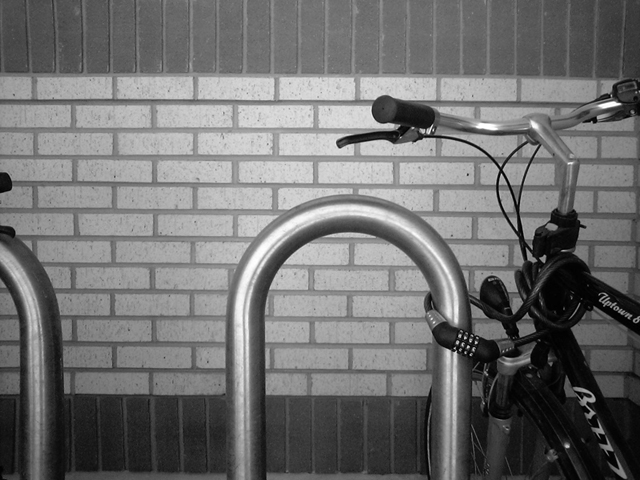
#> input picture edges/f.jpg, 640 x 480 px, found by its file name
$ python laplacian_sobel_scharr.py   (older library calls are emulated)
#> lines starting #> are read from the running program, lines starting #| are printed output that depends on the picture
import cv2
import numpy as np
from matplotlib import pyplot as plt

img = cv2.imread('f.jpg',0)
#> img is the input picture: shape (480, 640); min 0, max 255, mean 112.2

laplacian = cv2.Laplacian(img,cv2.CV_8U)
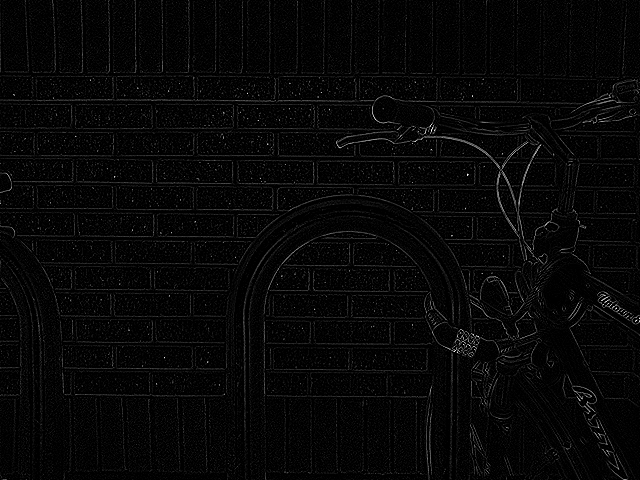
#> laplacian: shape (480, 640); min 0, max 255, mean 7
sobelx = cv2.Sobel(img,cv2.CV_8U,1,0,ksize=3)
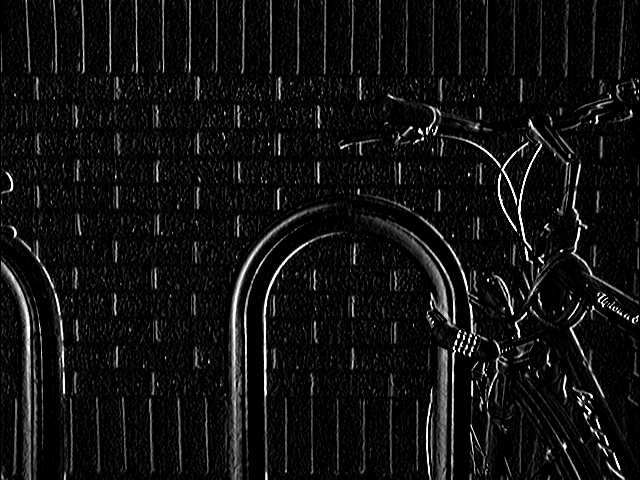
#> sobelx: shape (480, 640); min 0, max 255, mean 16.9
sobely = cv2.Sobel(img,cv2.CV_8U,0,1,ksize=3)
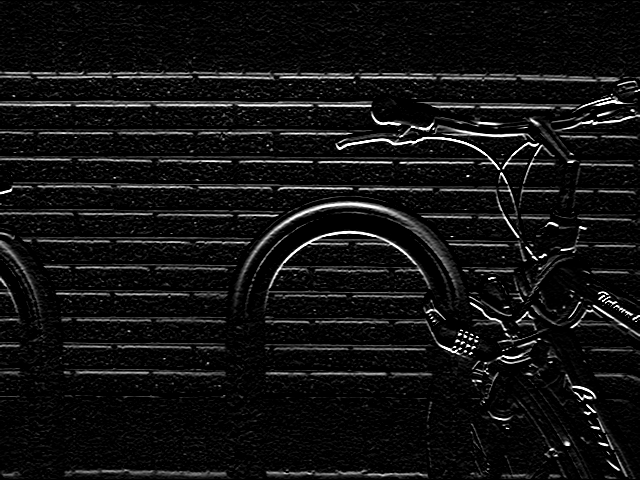
#> sobely: shape (480, 640); min 0, max 255, mean 17.9
scharrx = cv2.Scharr(img,cv2.CV_8U,1,0)
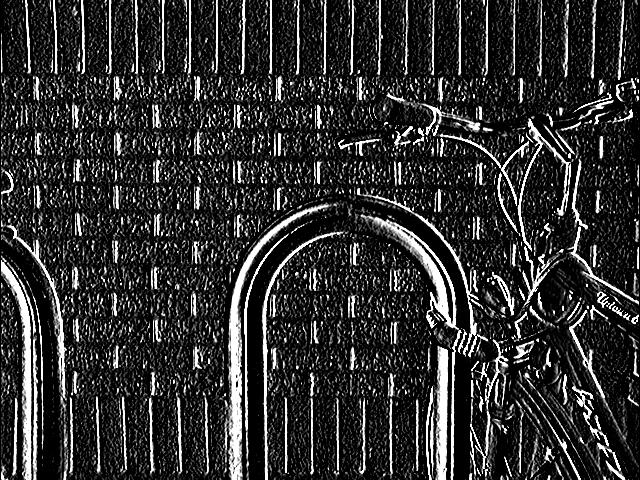
#> scharrx: shape (480, 640); min 0, max 255, mean 48
scharry = cv2.Scharr(img,cv2.CV_8U,0,1)
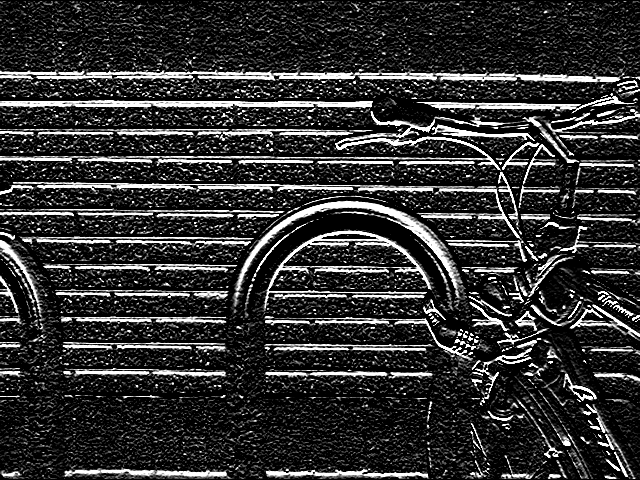
#> scharry: shape (480, 640); min 0, max 255, mean 50


cv2.imshow('dst',laplacian)
if cv2.waitKey(0) & 0xff == 27:
#> (key Esc is pressed here)
    cv2.destroyAllWindows()

cv2.imshow('dst',sobelx)
if cv2.waitKey(0) & 0xff == 27:
#> (key Esc is pressed here)
    cv2.destroyAllWindows()

cv2.imshow('dst',sobely)
if cv2.waitKey(0) & 0xff == 27:
#> (key Esc is pressed here)
    cv2.destroyAllWindows()

cv2.imshow('dst',sobelx+sobely)
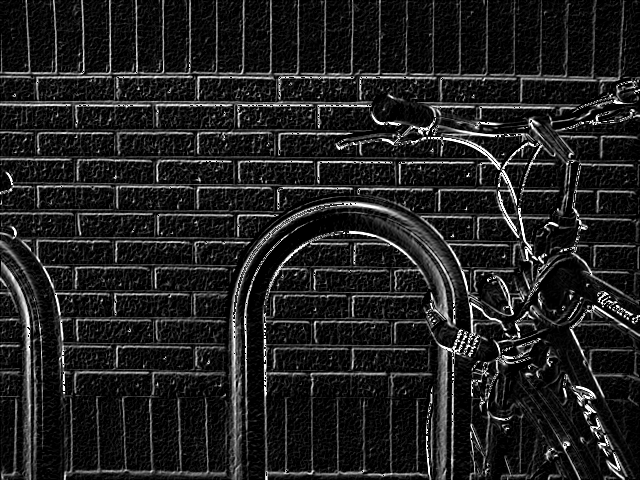
#> window 'dst': shape (480, 640); min 0, max 255, mean 32.5
if cv2.waitKey(0) & 0xff == 27:
#> (key Esc is pressed here)
    cv2.destroyAllWindows()

cv2.imshow('dst',scharrx)
if cv2.waitKey(0) & 0xff == 27:
#> (key Esc is pressed here)
    cv2.destroyAllWindows()

cv2.imshow('dst',scharry)
if cv2.waitKey(0) & 0xff == 27:
#> (key Esc is pressed here)
    cv2.destroyAllWindows()


cv2.imshow('dst',scharrx+scharry)
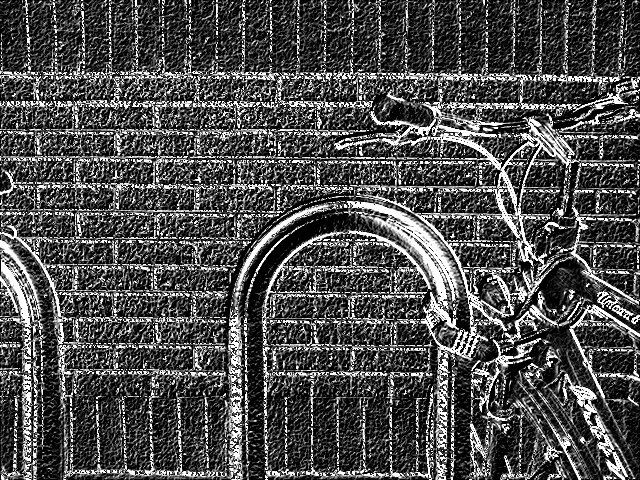
#> window 'dst': shape (480, 640); min 0, max 255, mean 76.9
if cv2.waitKey(0) & 0xff == 27:
#> (key Esc is pressed here)
    cv2.destroyAllWindows()
